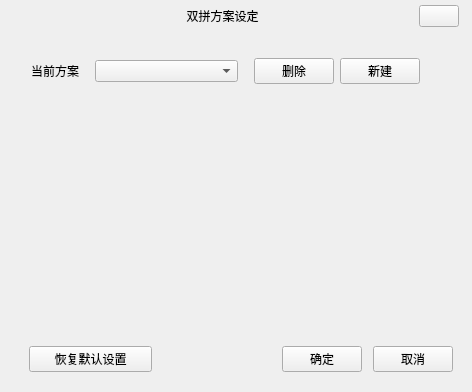
<?xml version="1.0" encoding="UTF-8"?>
<ui version="4.0">
 <class>SPSchemeViewDlg</class>
 <widget class="QWidget" name="SPSchemeViewDlg">
  <property name="geometry">
   <rect>
    <x>0</x>
    <y>0</y>
    <width>472</width>
    <height>392</height>
   </rect>
  </property>
  <property name="windowTitle">
   <string>Form</string>
  </property>
  <layout class="QVBoxLayout" name="verticalLayout_2">
   <property name="leftMargin">
    <number>0</number>
   </property>
   <property name="topMargin">
    <number>0</number>
   </property>
   <property name="rightMargin">
    <number>0</number>
   </property>
   <property name="bottomMargin">
    <number>0</number>
   </property>
   <item>
    <layout class="QVBoxLayout" name="verticalLayout" stretch="10,10,10,10,100,20,20,10">
     <item>
      <widget class="QWidget" name="scheme_title_widget" native="true">
       <property name="sizePolicy">
        <sizepolicy hsizetype="Fixed" vsizetype="Fixed">
         <horstretch>0</horstretch>
         <verstretch>0</verstretch>
        </sizepolicy>
       </property>
       <property name="minimumSize">
        <size>
         <width>245</width>
         <height>32</height>
        </size>
       </property>
       <property name="maximumSize">
        <size>
         <width>16653</width>
         <height>16653</height>
        </size>
       </property>
       <layout class="QHBoxLayout" name="horizontalLayout_4">
        <property name="leftMargin">
         <number>0</number>
        </property>
        <property name="topMargin">
         <number>0</number>
        </property>
        <property name="rightMargin">
         <number>0</number>
        </property>
        <property name="bottomMargin">
         <number>0</number>
        </property>
        <item>
         <layout class="QHBoxLayout" name="horizontalLayout_3" stretch="200,100,170,15,15">
          <property name="spacing">
           <number>0</number>
          </property>
          <item>
           <spacer name="horizontalSpacer_8">
            <property name="orientation">
             <enum>Qt::Horizontal</enum>
            </property>
            <property name="sizeType">
             <enum>QSizePolicy::Expanding</enum>
            </property>
            <property name="sizeHint" stdset="0">
             <size>
              <width>40</width>
              <height>20</height>
             </size>
            </property>
           </spacer>
          </item>
          <item>
           <widget class="QLabel" name="logo_title_label">
            <property name="text">
             <string>双拼方案设定</string>
            </property>
            <property name="alignment">
             <set>Qt::AlignCenter</set>
            </property>
           </widget>
          </item>
          <item>
           <spacer name="horizontalSpacer_9">
            <property name="orientation">
             <enum>Qt::Horizontal</enum>
            </property>
            <property name="sizeHint" stdset="0">
             <size>
              <width>40</width>
              <height>20</height>
             </size>
            </property>
           </spacer>
          </item>
          <item>
           <widget class="QPushButton" name="close_btn">
            <property name="text">
             <string/>
            </property>
           </widget>
          </item>
          <item>
           <spacer name="horizontalSpacer_13">
            <property name="orientation">
             <enum>Qt::Horizontal</enum>
            </property>
            <property name="sizeHint" stdset="0">
             <size>
              <width>40</width>
              <height>20</height>
             </size>
            </property>
           </spacer>
          </item>
         </layout>
        </item>
       </layout>
      </widget>
     </item>
     <item>
      <spacer name="verticalSpacer_3">
       <property name="orientation">
        <enum>Qt::Vertical</enum>
       </property>
       <property name="sizeHint" stdset="0">
        <size>
         <width>20</width>
         <height>18</height>
        </size>
       </property>
      </spacer>
     </item>
     <item>
      <layout class="QHBoxLayout" name="horizontalLayout_5" stretch="30,200,10,150,50">
       <item>
        <spacer name="horizontalSpacer_3">
         <property name="orientation">
          <enum>Qt::Horizontal</enum>
         </property>
         <property name="sizeHint" stdset="0">
          <size>
           <width>40</width>
           <height>20</height>
          </size>
         </property>
        </spacer>
       </item>
       <item>
        <layout class="QHBoxLayout" name="horizontalLayout_2">
         <item>
          <widget class="QLabel" name="current_scheme_label">
           <property name="text">
            <string>当前方案</string>
           </property>
          </widget>
         </item>
         <item>
          <spacer name="horizontalSpacer_4">
           <property name="orientation">
            <enum>Qt::Horizontal</enum>
           </property>
           <property name="sizeType">
            <enum>QSizePolicy::Fixed</enum>
           </property>
           <property name="sizeHint" stdset="0">
            <size>
             <width>10</width>
             <height>20</height>
            </size>
           </property>
          </spacer>
         </item>
         <item>
          <widget class="QComboBox" name="scheme_combo">
           <property name="sizePolicy">
            <sizepolicy hsizetype="Expanding" vsizetype="Fixed">
             <horstretch>0</horstretch>
             <verstretch>0</verstretch>
            </sizepolicy>
           </property>
          </widget>
         </item>
        </layout>
       </item>
       <item>
        <spacer name="horizontalSpacer_2">
         <property name="orientation">
          <enum>Qt::Horizontal</enum>
         </property>
         <property name="sizeHint" stdset="0">
          <size>
           <width>18</width>
           <height>20</height>
          </size>
         </property>
        </spacer>
       </item>
       <item>
        <layout class="QHBoxLayout" name="horizontalLayout">
         <item>
          <widget class="QPushButton" name="delete_scheme_btn">
           <property name="text">
            <string>删除</string>
           </property>
          </widget>
         </item>
         <item>
          <widget class="QPushButton" name="new_scheme_btn">
           <property name="text">
            <string>新建</string>
           </property>
          </widget>
         </item>
        </layout>
       </item>
       <item>
        <spacer name="horizontalSpacer">
         <property name="orientation">
          <enum>Qt::Horizontal</enum>
         </property>
         <property name="sizeHint" stdset="0">
          <size>
           <width>40</width>
           <height>20</height>
          </size>
         </property>
        </spacer>
       </item>
      </layout>
     </item>
     <item>
      <spacer name="verticalSpacer">
       <property name="orientation">
        <enum>Qt::Vertical</enum>
       </property>
       <property name="sizeHint" stdset="0">
        <size>
         <width>20</width>
         <height>18</height>
        </size>
       </property>
      </spacer>
     </item>
     <item>
      <layout class="QHBoxLayout" name="key_board_layout"/>
     </item>
     <item>
      <spacer name="verticalSpacer_2">
       <property name="orientation">
        <enum>Qt::Vertical</enum>
       </property>
       <property name="sizeHint" stdset="0">
        <size>
         <width>20</width>
         <height>18</height>
        </size>
       </property>
      </spacer>
     </item>
     <item>
      <layout class="QHBoxLayout" name="horizontalLayout_7" stretch="30,130,130,180,20">
       <item>
        <spacer name="horizontalSpacer_7">
         <property name="orientation">
          <enum>Qt::Horizontal</enum>
         </property>
         <property name="sizeHint" stdset="0">
          <size>
           <width>40</width>
           <height>20</height>
          </size>
         </property>
        </spacer>
       </item>
       <item>
        <widget class="QPushButton" name="reset_scheme_btn">
         <property name="text">
          <string>恢复默认设置</string>
         </property>
        </widget>
       </item>
       <item>
        <spacer name="horizontalSpacer_6">
         <property name="orientation">
          <enum>Qt::Horizontal</enum>
         </property>
         <property name="sizeHint" stdset="0">
          <size>
           <width>40</width>
           <height>20</height>
          </size>
         </property>
        </spacer>
       </item>
       <item>
        <layout class="QHBoxLayout" name="horizontalLayout_6">
         <item>
          <widget class="QPushButton" name="confirm_btn">
           <property name="text">
            <string>确定</string>
           </property>
          </widget>
         </item>
         <item>
          <spacer name="horizontalSpacer_5">
           <property name="orientation">
            <enum>Qt::Horizontal</enum>
           </property>
           <property name="sizeHint" stdset="0">
            <size>
             <width>40</width>
             <height>20</height>
            </size>
           </property>
          </spacer>
         </item>
         <item>
          <widget class="QPushButton" name="cancal_btn">
           <property name="text">
            <string>取消</string>
           </property>
          </widget>
         </item>
        </layout>
       </item>
       <item>
        <spacer name="horizontalSpacer_10">
         <property name="orientation">
          <enum>Qt::Horizontal</enum>
         </property>
         <property name="sizeHint" stdset="0">
          <size>
           <width>40</width>
           <height>20</height>
          </size>
         </property>
        </spacer>
       </item>
      </layout>
     </item>
     <item>
      <spacer name="verticalSpacer_4">
       <property name="orientation">
        <enum>Qt::Vertical</enum>
       </property>
       <property name="sizeHint" stdset="0">
        <size>
         <width>20</width>
         <height>18</height>
        </size>
       </property>
      </spacer>
     </item>
    </layout>
   </item>
  </layout>
 </widget>
 <resources/>
 <connections/>
</ui>
